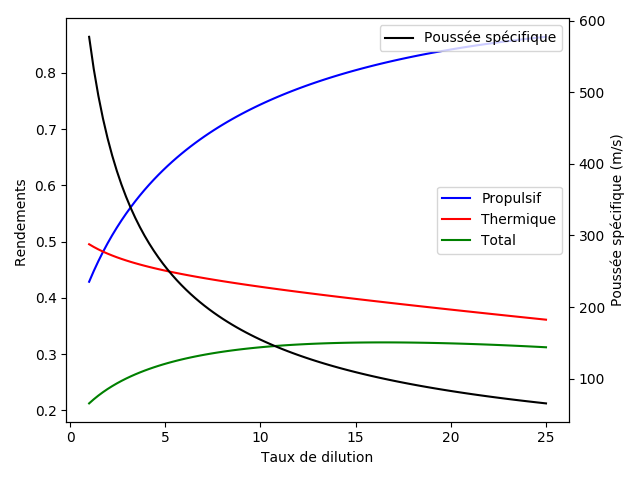

Reproduce this figure in Python.
import numpy as np
import math as math
import matplotlib.pyplot as plt


#air
r=287
gamma=1.4
cp=gamma*r/(gamma-1)

#after combustion
r_2=291.6
gamma_2= 1.33
cp_2=gamma_2*r_2/(gamma_2-1)

#kerosene calorific power

P_kerosene=42800000  #J/kg


M0=0.75
alt_feet = 35000 #feet
alt = alt_feet*0.3048
p0 = 22700 #pa
t0 = 217 # K

#bypass=11
psi_intake=0.97
r_comp=41
n_comp=0.9
n_fan=0.92
n_comb=0.99
psi_comb=0.95
t_max = 1640 #kelvin
n_shaft=0.98
n_hp=0.89
n_lp=0.90
psi_nozzle=0.97
n_fan=0.92



counter=0
array_propu=[]
array_thermal=[]
array_specific=[]
array_t_max=[]
array_total=[]




for bypass in np.linspace(1,25,100):
	
	mass_flow = 215
	mass_core = mass_flow/(bypass+1)
	mass_fan = mass_flow - mass_core 
	

	#intake
	pi0=(1+(gamma-1)*0.5*M0**2)**(gamma/(gamma-1))*p0 #total pressure before intake
	pi2=psi_intake*pi0 #total pressure after intake
	ti0=(1+0.5*(gamma-1)*M0**2)*t0 #total temperature before and after intake (isentropic)
	ti2=ti0
	a0=math.sqrt(gamma*r*t0)
	v0=a0*M0

	#compressor
	pi3=pi2*r_comp  #total pressure after compressor
	ti3=r_comp**((gamma-1)/(gamma*n_comp))*ti0  #total temperature after compressor
	w_comp=mass_core*(ti3-ti2)*cp

	#combustion chamber
	f=(cp_2*t_max-cp*ti3)/(n_comb*P_kerosene-cp_2*t_max) #fuel to air ratio
	pi4=pi3*psi_comb
	ti4=t_max

	#high pressure turbine
	w_hpturb=-w_comp/n_shaft
	ti45=w_hpturb/(mass_core*(1+f)*cp_2)+ti4
	pi45=pi4/(ti4/ti45)**(gamma_2/(n_hp*(gamma_2-1)))

	#low pressure

	M_fict=math.sqrt( ((pi45/p0)** ((gamma_2-1)/gamma_2)  -1)  *2/   (gamma_2-1))

	t_fict=ti45/(1+M_fict**2*0.5*(gamma_2-1))
	a_fict=math.sqrt(gamma_2*r_2*t_fict)
	v_fict=M_fict*a_fict
	w_fict=0.5*mass_core*(1+f)*v_fict**2-0.5*mass_core*v0**2


	w_fan=bypass/(2+bypass)*w_fict
	w_lpturb=-w_fan
	ti5=w_lpturb/(mass_core*(1+f)*cp_2)+ti45
	pi5=pi45/(ti45/ti5)**(gamma_2/(n_lp*(gamma_2-1)))

	#nozzle

	pi9=psi_nozzle*pi5
	ti9=ti5

	M9=math.sqrt( ((pi9/p0)** ((gamma_2-1)/gamma_2)  -1)  *2/   (gamma_2-1))
	t9=ti9/(1+0.5*(gamma_2-1)*M9**2)
	a9=math.sqrt(gamma_2*r_2*t9)
	v9=a9*M9

	#fan

	ti12=ti2
	pi12=pi2

	ti17=w_fan*n_shaft/((mass_fan)*cp)+ti12
	pi17=pi12*(ti17/ti12)**(gamma*n_fan/(gamma-1))
	pi19=pi17*psi_nozzle
	M19=math.sqrt( ((pi19/p0)** ((gamma-1)/gamma)  -1)  *2/   (gamma-1))
	ti19=ti17

	t19=ti17/(1+0.5*(gamma-1)*M19**2)
	a19=math.sqrt(gamma*r*t19)
	v19=a19*M19


	#efficiencies

	#variation in KE
	w_ce=0.5*mass_core*((1+f)*v9**2-v0**2)+0.5*mass_fan*(v19**2-v0**2)

	#calorific energy
	w_f=P_kerosene*f*mass_core

	#force
	Fx=mass_core*((1+f)*v9-v0)+mass_fan*(v19-v0)

	#propulsive power
	w_p=Fx*v0


	n_thermal=w_ce/w_f

	n_propu=w_p/w_ce

	n_total=n_thermal*n_propu


	#specific consumption
	c_s=mass_core*f/Fx

	#specific thrust

	F_s=Fx/mass_flow
	
	
	counter=counter+1
	array_propu.append(n_propu)
	array_total.append(n_total)
	array_thermal.append(n_thermal)
	array_specific.append(F_s)
	array_t_max.append(bypass)
	
fig, ax1 = plt.subplots()


color = 'k'


ax1.plot(array_t_max,array_propu,'b',label='Propulsif')
ax1.plot(array_t_max,array_thermal,'r',label='Thermique')
ax1.plot(array_t_max,array_total,'g',label='Total')

ax1.set_xlabel('Taux de dilution')
ax1.set_ylabel('Rendements ', color=color)
ax1.tick_params(axis='y', labelcolor=color)

fig1=plt.legend(loc='center right')

ax2=ax1.twinx()

ax2.set_ylabel('Poussée spécifique (m/s)', color=color)
ax2.plot(array_t_max,array_specific,'k',label='Poussée spécifique')

fig1=plt.legend(loc='upper right')




fig.tight_layout()

plt.savefig('bypass.png')

